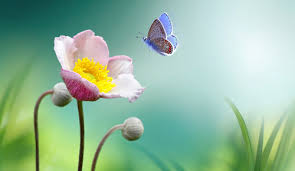
#> input picture week2_ass2/image_1.png, 295 x 171 px
$ python problem_3.py
#> lines starting #> are read from the running program, lines starting #| are printed output that depends on the picture
#problem_3
import cv2
import numpy as np
import matplotlib.pyplot as plt
#create a basic image processing pipeline using opencv
#1.load an color image and convert it to grayscale
image=cv2.imread("image_1.png")
#> image is the input picture: shape (171, 295, 3); mean B, G, R 158, 185.3, 148
new_img=cv2.cvtColor(image, cv2.COLOR_BGR2GRAY)
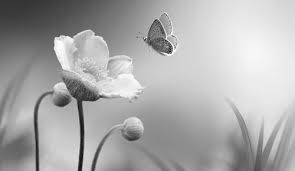
#> new_img: shape (171, 295); min 17, max 254, mean 171
cv2.imshow("new ing",new_img)
cv2.imshow("og",image)
# cv2.waitKey(0)

#2 apply gaussian blur 5x5 to reduce blur
#blurred_image = cv2.GaussianBlur(image, kernel_size, 0) ksize in tuple
gaussian=cv2.GaussianBlur(new_img,(5,5),0) #0 for sigma/alpha val
cv2.imshow("gaussian",gaussian)

#3 run canny edge detection and display all 3 img: OG, blurred
#cv2.Canny(image, threshold1, threshold2, apertureSize=3, L2gradient=False)

#high threshold-Any pixel with a gradient magnitude above the high threshold is immediately
# classified as a strong edge pixel and is included in the final edge map.
# These are considered "sure edges."

#thresholds control the sensitivity of the edge detection. Lower thresholds
# will detect more edges, including potentially noisy ones, while higher
# thresholds will only detect the most prominent and strong edges.
# The hysteresis thresholding helps to bridge the gap between these two
# extremes, creating a more robust and continuous edge map.
canny=cv2.Canny(new_img,100,200)
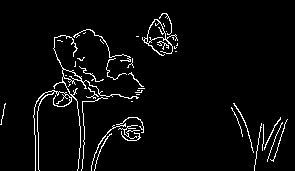
#> canny: shape (171, 295); 4% white in thin lines or dots
cv2.imshow("canny",canny)
cv2.waitKey(0)

#use subplots() or add_subplot() functions

# Add the first image to the figure (top-left position)
plt.subplot(1, 4, 1)  # 1 row, 3 columns, first position
plt.imshow(new_img, cmap="gray")
plt.axis('off')  # Hide the axis labels
plt.title("original image")

# Add the second image to the figure (top-right position)
plt.subplot(1,4,2)  # 1 rows, 3 columns, second position
plt.imshow(gaussian, cmap="gray")
plt.axis('off')  # Hide the axis labels
plt.title("blurred")

# Add the third image to the figure (bottom-left position)
plt.subplot(1, 4, 3)  # 1 rows, 3 columns, third position
plt.imshow(canny, cmap="gray")
plt.axis('off')  # Hide the axis labels
plt.title("edge image")

plt.show()
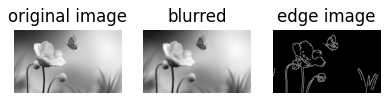
#> figure drawn by matplotlib, 3 panels
cv2.destroyWindow()

$ run again, with week2_ass2/landscape.png copied over week2_ass2/image_1.png
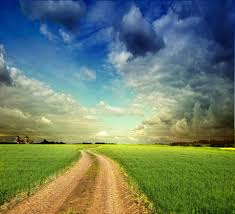
#> input picture week2_ass2/landscape.png, 235 x 214 px
#> image is the input picture: shape (214, 235, 3); mean B, G, R 106.3, 127.2, 107.9
#> `canny=cv2.Canny(new_img,100,200)`:
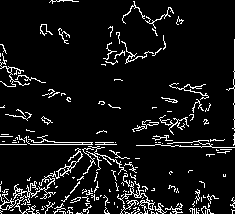
#> canny: shape (214, 235); 8% white in thin lines or dots
#> `plt.show()`:
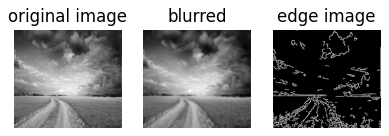
#> figure drawn by matplotlib, 3 panels
